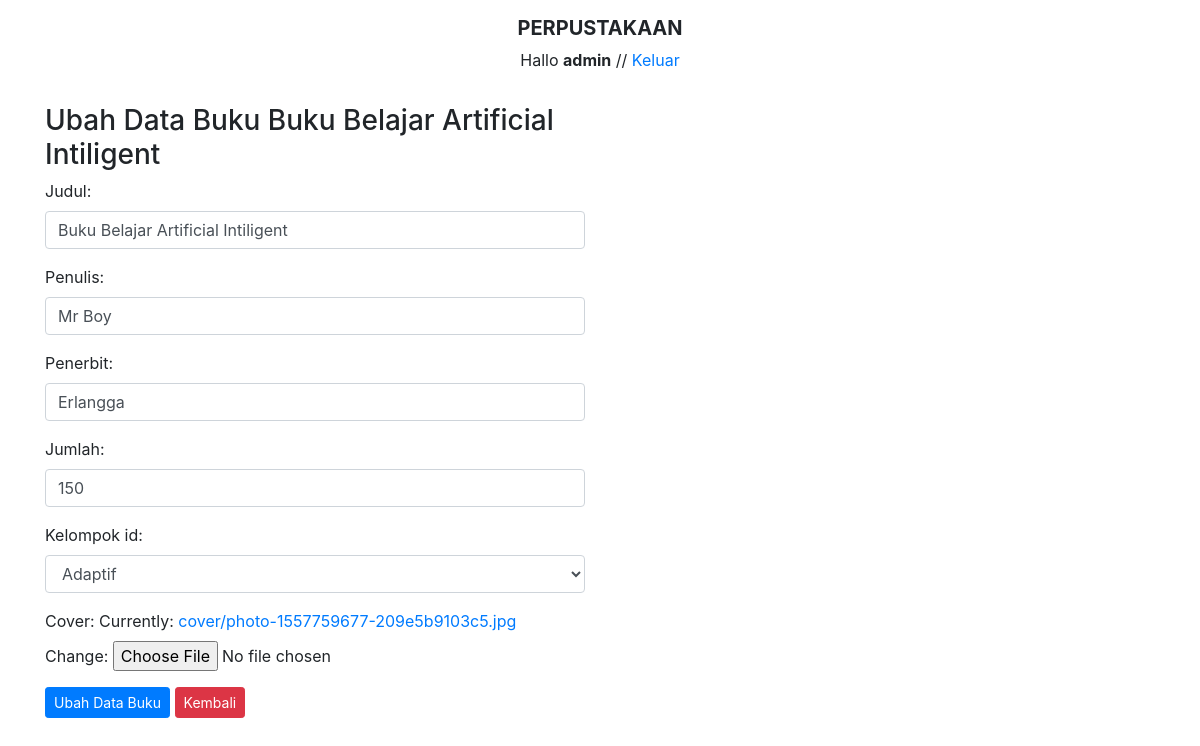
The app's page /buku/ubah/5 (signed in) with its own data.
### perpustakaan/models.py (models this page shows, shortened)
class Buku(models.Model):
    judul = models.CharField(max_length=50)
    penulis = models.CharField(max_length=50)
    penerbit = models.CharField(max_length=50)
    jumlah = models.IntegerField(null=True)
    kelompok_id = models.ForeignKey(Kelompok, on_delete=models.CASCADE, null=True)
    cover = models.ImageField(upload_to = 'cover/', null = True)
    tanggal = models.DateTimeField(auto_now_add = True, null = True)

### perpustakaan/views.py (the view)
# urls.py: path('buku/ubah/<int:id_buku>',ubahBuku, name = 'ubahBuku'),
@login_required(login_url = settings.LOGIN_URL)
def ubahBuku(request, id_buku):
    buku = Buku.objects.get(id = id_buku)
    template = 'ubahBuku.html'
    if request.POST:
        form = FormBuku(request.POST, request.FILES, instance = buku)
        if form.is_valid():
            form.save()
            messages.success(request, "Data Berhasil Diubah")
            return redirect('ubahBuku', id_buku = id_buku)
    else:
        form = FormBuku(instance = buku)
        context = {
            'form': form,
            'buku': buku,
        }
    return render(request, "ubahBuku.html", context)

### perpustakaan/forms.py
class FormBuku(ModelForm):
    class Meta:
        model = Buku
        fields = '__all__' # kalau mau ambil masing masing caranya=['nama field'] atau ambilsemua caranya='__all__'
        widgets = {
            'judul': forms.TextInput({'class':'form-control'}),
            'penulis': forms.TextInput({'class':'form-control'}),
            'penerbit': forms.TextInput({'class':'form-control'}),
            'jumlah': forms.NumberInput({'class':'form-control'}),
            'kelompok_id': forms.Select({'class':'form-control'}),
        }

### perpustakaan/models.py (called while the page is built)
    def __str__(self):
        return self.nama

### perpustakaan/templates/ubahBuku.html (shortened to what this page needs)
{% extends 'base.html' %}
{% block content %}
    <div class="container">
        <div class="row">
            <div class="col-md-6 mt-3">
                <h3>Ubah Data Buku {{ buku.judul }}</h3>
                <form action="{% url 'ubahBuku' buku.id %}" method="post" enctype="multipart/form-data">
                    {{ form.as_p }}
                    <button class="btn btn-sm btn-primary">
                        Ubah Data Buku
                    </button>
                    <a href="/buku" class="btn btn-sm btn-danger">Kembali</a>
                </form>
            </div>
        </div>
    </div>
{% endblock %}

### templates/judul.html
<center>
    <h5 class="mt-3">
        <b>PERPUSTAKAAN</b>
    </h5>
    {% if user.is_authenticated %}
        <p>Hallo <strong>{{ user }}</strong> // <a href="{% url 'keluar' %}">Keluar</a></p>
    {% endif %}
</center>

### records on screen
Buku: judul "Buku Belajar Artificial Intiligent", penulis "Mr Boy", penerbit "Erlangga", jumlah "150", kelompok_id "Adaptif"

### other values on screen
{{ user }} "admin"
